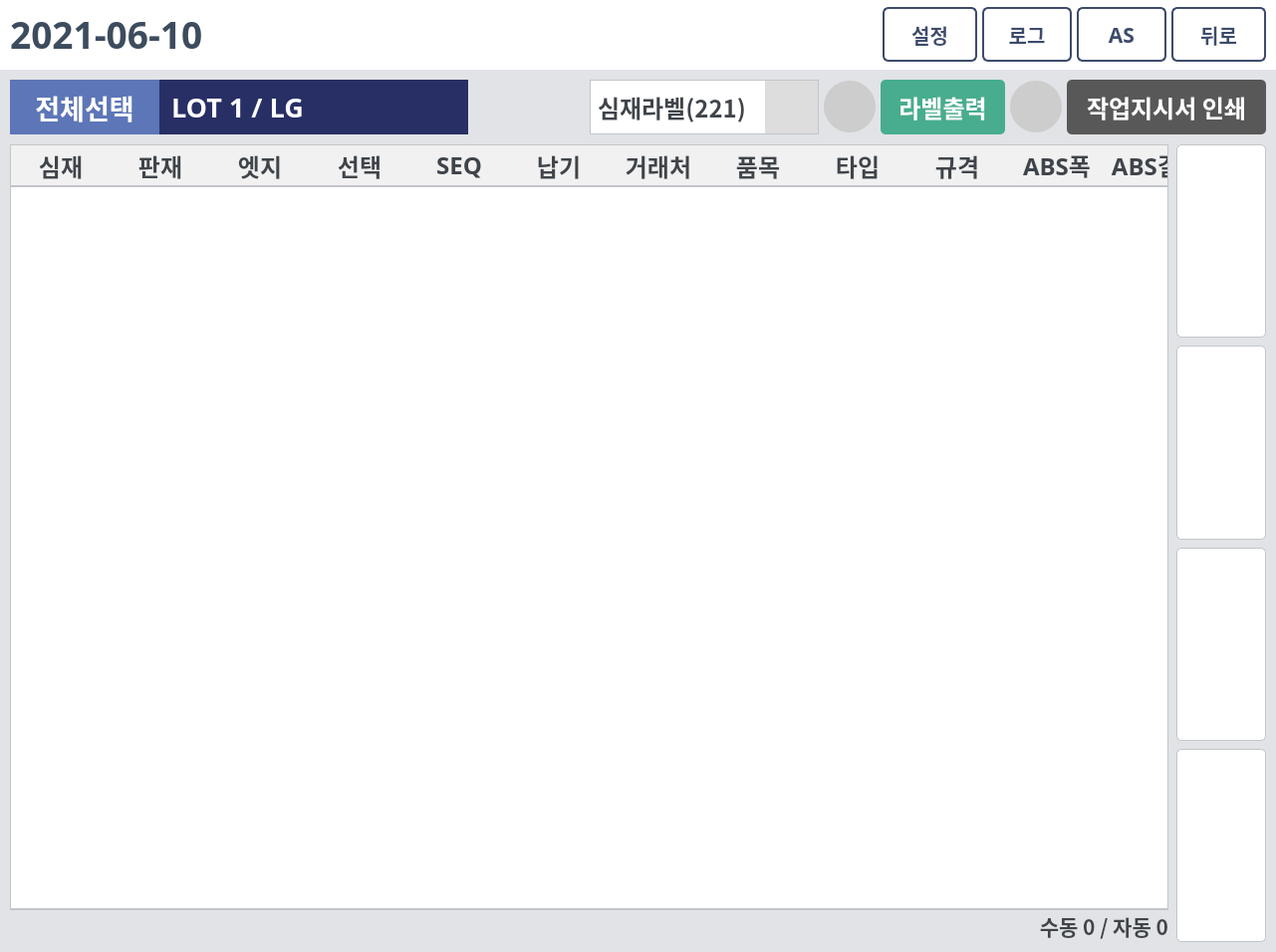
<?xml version="1.0" encoding="UTF-8"?>
<ui version="4.0">
 <class>Dialog</class>
 <widget class="QDialog" name="Dialog">
  <property name="geometry">
   <rect>
    <x>0</x>
    <y>0</y>
    <width>1281</width>
    <height>956</height>
   </rect>
  </property>
  <property name="minimumSize">
   <size>
    <width>1281</width>
    <height>956</height>
   </size>
  </property>
  <property name="font">
   <font>
    <family>맑은 고딕</family>
    <weight>75</weight>
    <bold>true</bold>
   </font>
  </property>
  <property name="windowTitle">
   <string>DAESUNG MES</string>
  </property>
  <property name="styleSheet">
   <string notr="true">QDialog{
background-color: #E1E3E6;
}
QPushButton#top, #prev, #next, #bottom {
border-radius: 5px;
background-color: white;
border: 1px solid #c2c6c9;
}
QPushButton#top:pressed, #prev:pressed, #next:pressed, #bottom:pressed{
background-color: #F0F0F0;
}
QPushButton #select_all:pressed {
background-color: #415AA0;
}
QPushButton#print_status, #DB_btn{
border-radius: 26px;
background:#CDCDCD;
}
QTableWidget{
border: 1px solid #c2c6c9;
border-bottom: 2px solid #c2c6c9;
gridline-color: #dddddd;
color:#6e7075;
selection-background-color: #E3F1ED;
selection-color: #313d39;
outline: 0;
}
QHeaderView::section {
background:#f1f1f1;
border-width: 0px 0px 2px 0px;
border-style: solid;
border-color: #c2c6c9;
color:#3f444a;
}
QComboBox {
color: #3f444a;
border:1px solid #c2c6c9;
padding-left: 7px;
}
QComboBox::drop-down {
subcontrol-origin: padding;
subcontrol-position: top right;
width: 53px;
background-position: center;
background-repeat: no-reperat;
background-color: #dddddd;
}
QScrollBar:vertical { 
width: 55px; 
}</string>
  </property>
  <layout class="QVBoxLayout" name="verticalLayout">
   <property name="spacing">
    <number>0</number>
   </property>
   <property name="leftMargin">
    <number>0</number>
   </property>
   <property name="topMargin">
    <number>0</number>
   </property>
   <property name="rightMargin">
    <number>0</number>
   </property>
   <property name="bottomMargin">
    <number>0</number>
   </property>
   <item>
    <widget class="QFrame" name="top_frame">
     <property name="minimumSize">
      <size>
       <width>0</width>
       <height>70</height>
      </size>
     </property>
     <property name="maximumSize">
      <size>
       <width>16777215</width>
       <height>70</height>
      </size>
     </property>
     <property name="styleSheet">
      <string notr="true">background-color:white;</string>
     </property>
     <property name="frameShape">
      <enum>QFrame::NoFrame</enum>
     </property>
     <property name="frameShadow">
      <enum>QFrame::Raised</enum>
     </property>
     <layout class="QHBoxLayout" name="horizontalLayout">
      <property name="spacing">
       <number>0</number>
      </property>
      <property name="leftMargin">
       <number>0</number>
      </property>
      <property name="topMargin">
       <number>0</number>
      </property>
      <property name="rightMargin">
       <number>0</number>
      </property>
      <property name="bottomMargin">
       <number>0</number>
      </property>
      <item alignment="Qt::AlignRight">
       <widget class="QFrame" name="top_date_frame">
        <property name="maximumSize">
         <size>
          <width>1036</width>
          <height>16777215</height>
         </size>
        </property>
        <property name="layoutDirection">
         <enum>Qt::RightToLeft</enum>
        </property>
        <property name="frameShape">
         <enum>QFrame::NoFrame</enum>
        </property>
        <property name="frameShadow">
         <enum>QFrame::Raised</enum>
        </property>
        <layout class="QVBoxLayout" name="verticalLayout_3">
         <property name="spacing">
          <number>0</number>
         </property>
         <property name="leftMargin">
          <number>10</number>
         </property>
         <property name="topMargin">
          <number>0</number>
         </property>
         <property name="rightMargin">
          <number>0</number>
         </property>
         <property name="bottomMargin">
          <number>0</number>
         </property>
         <item>
          <widget class="QPushButton" name="date_btn">
           <property name="maximumSize">
            <size>
             <width>260</width>
             <height>16777215</height>
            </size>
           </property>
           <property name="font">
            <font>
             <family>맑은 고딕</family>
             <pointsize>28</pointsize>
             <weight>75</weight>
             <italic>false</italic>
             <bold>true</bold>
            </font>
           </property>
           <property name="cursor">
            <cursorShape>ForbiddenCursor</cursorShape>
           </property>
           <property name="layoutDirection">
            <enum>Qt::RightToLeft</enum>
           </property>
           <property name="styleSheet">
            <string notr="true">color: #3D4C5D;
border:none;
background:none;</string>
           </property>
           <property name="text">
            <string>2021-06-10 </string>
           </property>
           <property name="icon">
            <iconset>
             <normaloff>../img/calendar_blue.png</normaloff>../img/calendar_blue.png</iconset>
           </property>
           <property name="iconSize">
            <size>
             <width>33</width>
             <height>33</height>
            </size>
           </property>
          </widget>
         </item>
        </layout>
       </widget>
      </item>
      <item>
       <widget class="QFrame" name="top_title_frame">
        <property name="frameShape">
         <enum>QFrame::NoFrame</enum>
        </property>
        <property name="frameShadow">
         <enum>QFrame::Raised</enum>
        </property>
        <layout class="QVBoxLayout" name="verticalLayout_2">
         <property name="spacing">
          <number>0</number>
         </property>
         <property name="leftMargin">
          <number>0</number>
         </property>
         <property name="topMargin">
          <number>0</number>
         </property>
         <property name="rightMargin">
          <number>0</number>
         </property>
         <property name="bottomMargin">
          <number>0</number>
         </property>
         <item alignment="Qt::AlignHCenter">
          <widget class="QLabel" name="title_label">
           <property name="enabled">
            <bool>true</bool>
           </property>
           <property name="minimumSize">
            <size>
             <width>340</width>
             <height>38</height>
            </size>
           </property>
           <property name="maximumSize">
            <size>
             <width>340</width>
             <height>38</height>
            </size>
           </property>
           <property name="styleSheet">
            <string notr="true">border:none;</string>
           </property>
           <property name="text">
            <string/>
           </property>
           <property name="pixmap">
            <pixmap>../img/title.png</pixmap>
           </property>
           <property name="scaledContents">
            <bool>true</bool>
           </property>
          </widget>
         </item>
        </layout>
       </widget>
      </item>
      <item alignment="Qt::AlignRight">
       <widget class="QFrame" name="top_btns_frame">
        <property name="maximumSize">
         <size>
          <width>400</width>
          <height>70</height>
         </size>
        </property>
        <property name="styleSheet">
         <string notr="true">QPushButton#as_btn, #log_btn, #set_btn, #back_btn{
border: 2px solid #3D4B6C; 
color: #3D4B6C; 
border-radius: 6px;
}
QPushButton#as_btn:pressed, #log_btn:pressed, #set_btn:pressed, #back_btn:pressed{
background: #f2f2f2;
}</string>
        </property>
        <property name="frameShape">
         <enum>QFrame::NoFrame</enum>
        </property>
        <property name="frameShadow">
         <enum>QFrame::Raised</enum>
        </property>
        <layout class="QHBoxLayout" name="horizontalLayout_2">
         <property name="spacing">
          <number>5</number>
         </property>
         <property name="leftMargin">
          <number>0</number>
         </property>
         <property name="topMargin">
          <number>0</number>
         </property>
         <property name="rightMargin">
          <number>10</number>
         </property>
         <property name="bottomMargin">
          <number>0</number>
         </property>
         <item>
          <widget class="QPushButton" name="set_btn">
           <property name="minimumSize">
            <size>
             <width>95</width>
             <height>55</height>
            </size>
           </property>
           <property name="maximumSize">
            <size>
             <width>95</width>
             <height>55</height>
            </size>
           </property>
           <property name="font">
            <font>
             <family>맑은 고딕</family>
             <pointsize>15</pointsize>
             <weight>75</weight>
             <italic>false</italic>
             <bold>true</bold>
            </font>
           </property>
           <property name="cursor">
            <cursorShape>PointingHandCursor</cursorShape>
           </property>
           <property name="toolTip">
            <string>설정</string>
           </property>
           <property name="text">
            <string>설정</string>
           </property>
           <property name="icon">
            <iconset>
             <normaloff>../img/setting_blue.png</normaloff>../img/setting_blue.png</iconset>
           </property>
           <property name="iconSize">
            <size>
             <width>32</width>
             <height>32</height>
            </size>
           </property>
          </widget>
         </item>
         <item>
          <widget class="QPushButton" name="log_btn">
           <property name="minimumSize">
            <size>
             <width>90</width>
             <height>55</height>
            </size>
           </property>
           <property name="maximumSize">
            <size>
             <width>90</width>
             <height>55</height>
            </size>
           </property>
           <property name="font">
            <font>
             <family>맑은 고딕</family>
             <pointsize>15</pointsize>
             <weight>75</weight>
             <italic>false</italic>
             <bold>true</bold>
            </font>
           </property>
           <property name="cursor">
            <cursorShape>PointingHandCursor</cursorShape>
           </property>
           <property name="toolTip">
            <string>로그</string>
           </property>
           <property name="text">
            <string>로그</string>
           </property>
           <property name="icon">
            <iconset>
             <normaloff>../img/log_blue.png</normaloff>../img/log_blue.png</iconset>
           </property>
           <property name="iconSize">
            <size>
             <width>27</width>
             <height>27</height>
            </size>
           </property>
          </widget>
         </item>
         <item>
          <widget class="QPushButton" name="as_btn">
           <property name="minimumSize">
            <size>
             <width>90</width>
             <height>55</height>
            </size>
           </property>
           <property name="maximumSize">
            <size>
             <width>90</width>
             <height>55</height>
            </size>
           </property>
           <property name="font">
            <font>
             <family>맑은 고딕</family>
             <pointsize>16</pointsize>
             <weight>75</weight>
             <italic>false</italic>
             <bold>true</bold>
            </font>
           </property>
           <property name="cursor">
            <cursorShape>PointingHandCursor</cursorShape>
           </property>
           <property name="toolTip">
            <string>원격접속</string>
           </property>
           <property name="text">
            <string>AS</string>
           </property>
           <property name="icon">
            <iconset>
             <normaloff>../img/remote_blue.png</normaloff>../img/remote_blue.png</iconset>
           </property>
           <property name="iconSize">
            <size>
             <width>30</width>
             <height>30</height>
            </size>
           </property>
          </widget>
         </item>
         <item>
          <widget class="QPushButton" name="back_btn">
           <property name="minimumSize">
            <size>
             <width>95</width>
             <height>55</height>
            </size>
           </property>
           <property name="maximumSize">
            <size>
             <width>95</width>
             <height>55</height>
            </size>
           </property>
           <property name="font">
            <font>
             <family>맑은 고딕</family>
             <pointsize>15</pointsize>
             <weight>75</weight>
             <italic>false</italic>
             <bold>true</bold>
            </font>
           </property>
           <property name="cursor">
            <cursorShape>PointingHandCursor</cursorShape>
           </property>
           <property name="toolTip">
            <string>닫기</string>
           </property>
           <property name="text">
            <string>뒤로</string>
           </property>
           <property name="icon">
            <iconset>
             <normaloff>../img/back_blue.png</normaloff>../img/back_blue.png</iconset>
           </property>
           <property name="iconSize">
            <size>
             <width>36</width>
             <height>36</height>
            </size>
           </property>
          </widget>
         </item>
        </layout>
       </widget>
      </item>
     </layout>
    </widget>
   </item>
   <item>
    <widget class="QFrame" name="middle_frame">
     <property name="minimumSize">
      <size>
       <width>0</width>
       <height>75</height>
      </size>
     </property>
     <property name="maximumSize">
      <size>
       <width>16777215</width>
       <height>75</height>
      </size>
     </property>
     <property name="frameShape">
      <enum>QFrame::NoFrame</enum>
     </property>
     <property name="frameShadow">
      <enum>QFrame::Raised</enum>
     </property>
     <layout class="QHBoxLayout" name="horizontalLayout_4">
      <property name="spacing">
       <number>5</number>
      </property>
      <property name="leftMargin">
       <number>10</number>
      </property>
      <property name="topMargin">
       <number>0</number>
      </property>
      <property name="rightMargin">
       <number>10</number>
      </property>
      <property name="bottomMargin">
       <number>0</number>
      </property>
      <item alignment="Qt::AlignLeft">
       <widget class="QFrame" name="mid_left_frame">
        <property name="frameShape">
         <enum>QFrame::NoFrame</enum>
        </property>
        <property name="frameShadow">
         <enum>QFrame::Raised</enum>
        </property>
        <layout class="QHBoxLayout" name="horizontalLayout_5">
         <property name="spacing">
          <number>0</number>
         </property>
         <property name="leftMargin">
          <number>0</number>
         </property>
         <property name="topMargin">
          <number>0</number>
         </property>
         <property name="rightMargin">
          <number>0</number>
         </property>
         <property name="bottomMargin">
          <number>0</number>
         </property>
         <item>
          <widget class="QPushButton" name="select_all">
           <property name="sizePolicy">
            <sizepolicy hsizetype="Preferred" vsizetype="Preferred">
             <horstretch>0</horstretch>
             <verstretch>0</verstretch>
            </sizepolicy>
           </property>
           <property name="minimumSize">
            <size>
             <width>150</width>
             <height>55</height>
            </size>
           </property>
           <property name="maximumSize">
            <size>
             <width>150</width>
             <height>55</height>
            </size>
           </property>
           <property name="font">
            <font>
             <family>맑은 고딕</family>
             <pointsize>20</pointsize>
             <weight>75</weight>
             <italic>false</italic>
             <bold>true</bold>
             <kerning>true</kerning>
            </font>
           </property>
           <property name="cursor">
            <cursorShape>PointingHandCursor</cursorShape>
           </property>
           <property name="toolTip">
            <string>전체선택</string>
           </property>
           <property name="styleSheet">
            <string notr="true">QPushButton#select_all {
border:none; 
background:#5D76B8; 
color:white;
}
QPushButton#select_all:pressed {
background-color: #506cb4;
}</string>
           </property>
           <property name="text">
            <string>전체선택</string>
           </property>
           <property name="iconSize">
            <size>
             <width>34</width>
             <height>34</height>
            </size>
           </property>
          </widget>
         </item>
         <item>
          <widget class="QLabel" name="lot_title">
           <property name="minimumSize">
            <size>
             <width>310</width>
             <height>55</height>
            </size>
           </property>
           <property name="maximumSize">
            <size>
             <width>310</width>
             <height>55</height>
            </size>
           </property>
           <property name="font">
            <font>
             <family>맑은 고딕</family>
             <pointsize>20</pointsize>
             <weight>75</weight>
             <italic>false</italic>
             <bold>true</bold>
            </font>
           </property>
           <property name="styleSheet">
            <string notr="true">color: #ffffff;
background-color: #282f65;
border:none;
padding-left: 4px;</string>
           </property>
           <property name="text">
            <string>LOT 1 / LG</string>
           </property>
           <property name="alignment">
            <set>Qt::AlignLeading|Qt::AlignLeft|Qt::AlignVCenter</set>
           </property>
          </widget>
         </item>
        </layout>
       </widget>
      </item>
      <item alignment="Qt::AlignRight">
       <widget class="QFrame" name="mid_right_frame">
        <property name="styleSheet">
         <string notr="true"/>
        </property>
        <property name="frameShape">
         <enum>QFrame::NoFrame</enum>
        </property>
        <property name="frameShadow">
         <enum>QFrame::Raised</enum>
        </property>
        <layout class="QHBoxLayout" name="horizontalLayout_9">
         <property name="spacing">
          <number>5</number>
         </property>
         <property name="leftMargin">
          <number>0</number>
         </property>
         <property name="topMargin">
          <number>0</number>
         </property>
         <property name="rightMargin">
          <number>0</number>
         </property>
         <property name="bottomMargin">
          <number>0</number>
         </property>
         <item>
          <widget class="QFrame" name="print_frame">
           <property name="frameShape">
            <enum>QFrame::NoFrame</enum>
           </property>
           <property name="frameShadow">
            <enum>QFrame::Raised</enum>
           </property>
           <layout class="QHBoxLayout" name="horizontalLayout_10">
            <property name="spacing">
             <number>5</number>
            </property>
            <property name="leftMargin">
             <number>0</number>
            </property>
            <property name="topMargin">
             <number>0</number>
            </property>
            <property name="rightMargin">
             <number>0</number>
            </property>
            <property name="bottomMargin">
             <number>0</number>
            </property>
            <item>
             <widget class="QComboBox" name="label_combo">
              <property name="sizePolicy">
               <sizepolicy hsizetype="Preferred" vsizetype="Preferred">
                <horstretch>0</horstretch>
                <verstretch>0</verstretch>
               </sizepolicy>
              </property>
              <property name="minimumSize">
               <size>
                <width>230</width>
                <height>0</height>
               </size>
              </property>
              <property name="maximumSize">
               <size>
                <width>230</width>
                <height>55</height>
               </size>
              </property>
              <property name="font">
               <font>
                <family>맑은 고딕</family>
                <pointsize>18</pointsize>
                <weight>75</weight>
                <bold>true</bold>
               </font>
              </property>
              <property name="cursor">
               <cursorShape>PointingHandCursor</cursorShape>
              </property>
              <property name="focusPolicy">
               <enum>Qt::StrongFocus</enum>
              </property>
              <property name="editable">
               <bool>false</bool>
              </property>
              <item>
               <property name="text">
                <string>심재라벨(221)</string>
               </property>
              </item>
              <item>
               <property name="text">
                <string>판재라벨(222)</string>
               </property>
              </item>
              <item>
               <property name="text">
                <string>엣지라벨(221)</string>
               </property>
              </item>
             </widget>
            </item>
            <item>
             <widget class="QPushButton" name="print_status">
              <property name="minimumSize">
               <size>
                <width>52</width>
                <height>52</height>
               </size>
              </property>
              <property name="maximumSize">
               <size>
                <width>52</width>
                <height>52</height>
               </size>
              </property>
              <property name="font">
               <font>
                <family>맑은 고딕</family>
                <pointsize>16</pointsize>
                <weight>75</weight>
                <bold>true</bold>
               </font>
              </property>
              <property name="toolTip">
               <string>프린터 상태</string>
              </property>
              <property name="styleSheet">
               <string notr="true"/>
              </property>
              <property name="text">
               <string/>
              </property>
              <property name="icon">
               <iconset>
                <normaloff>../img/print.png</normaloff>../img/print.png</iconset>
              </property>
              <property name="iconSize">
               <size>
                <width>25</width>
                <height>25</height>
               </size>
              </property>
             </widget>
            </item>
            <item>
             <widget class="QPushButton" name="print_btn">
              <property name="sizePolicy">
               <sizepolicy hsizetype="Preferred" vsizetype="Preferred">
                <horstretch>0</horstretch>
                <verstretch>0</verstretch>
               </sizepolicy>
              </property>
              <property name="minimumSize">
               <size>
                <width>125</width>
                <height>55</height>
               </size>
              </property>
              <property name="maximumSize">
               <size>
                <width>125</width>
                <height>55</height>
               </size>
              </property>
              <property name="font">
               <font>
                <family>맑은 고딕</family>
                <pointsize>18</pointsize>
                <weight>75</weight>
                <italic>false</italic>
                <bold>true</bold>
               </font>
              </property>
              <property name="cursor">
               <cursorShape>PointingHandCursor</cursorShape>
              </property>
              <property name="toolTip">
               <string>라벨출력</string>
              </property>
              <property name="styleSheet">
               <string notr="true">QPushButton#print_btn {
border:none; 
background:#47AD8E; 
color:white;
border-radius: 5px
}
QPushButton#print_btn:pressed {
background-color: #3fa082;
}</string>
              </property>
              <property name="text">
               <string>라벨출력</string>
              </property>
              <property name="iconSize">
               <size>
                <width>34</width>
                <height>34</height>
               </size>
              </property>
             </widget>
            </item>
           </layout>
          </widget>
         </item>
         <item>
          <widget class="QPushButton" name="DB_btn">
           <property name="sizePolicy">
            <sizepolicy hsizetype="Preferred" vsizetype="Preferred">
             <horstretch>0</horstretch>
             <verstretch>0</verstretch>
            </sizepolicy>
           </property>
           <property name="minimumSize">
            <size>
             <width>52</width>
             <height>52</height>
            </size>
           </property>
           <property name="maximumSize">
            <size>
             <width>52</width>
             <height>52</height>
            </size>
           </property>
           <property name="font">
            <font>
             <family>맑은 고딕</family>
             <pointsize>18</pointsize>
             <weight>75</weight>
             <bold>true</bold>
            </font>
           </property>
           <property name="cursor">
            <cursorShape>PointingHandCursor</cursorShape>
           </property>
           <property name="styleSheet">
            <string notr="true">QPushButton#DB_btn{
border-radius: 26px;
background:#CDCDCD;
}</string>
           </property>
           <property name="text">
            <string/>
           </property>
           <property name="icon">
            <iconset>
             <normaloff>../img/bell.png</normaloff>../img/bell.png</iconset>
           </property>
           <property name="iconSize">
            <size>
             <width>32</width>
             <height>32</height>
            </size>
           </property>
          </widget>
         </item>
         <item>
          <widget class="QPushButton" name="jackup_btn">
           <property name="sizePolicy">
            <sizepolicy hsizetype="Preferred" vsizetype="Preferred">
             <horstretch>0</horstretch>
             <verstretch>0</verstretch>
            </sizepolicy>
           </property>
           <property name="minimumSize">
            <size>
             <width>200</width>
             <height>55</height>
            </size>
           </property>
           <property name="maximumSize">
            <size>
             <width>200</width>
             <height>55</height>
            </size>
           </property>
           <property name="font">
            <font>
             <family>맑은 고딕</family>
             <pointsize>18</pointsize>
             <weight>75</weight>
             <italic>false</italic>
             <bold>true</bold>
            </font>
           </property>
           <property name="cursor">
            <cursorShape>PointingHandCursor</cursorShape>
           </property>
           <property name="toolTip">
            <string>작업지시서 인쇄</string>
           </property>
           <property name="styleSheet">
            <string notr="true">QPushButton#jackup_btn{
color: #ffffff;
background:#585858;
border-radius:5px;
}
QPushButton#jackup_btn:pressed {
 background-color: #4d4d4d;
}</string>
           </property>
           <property name="text">
            <string>작업지시서 인쇄</string>
           </property>
           <property name="iconSize">
            <size>
             <width>34</width>
             <height>34</height>
            </size>
           </property>
          </widget>
         </item>
        </layout>
       </widget>
      </item>
     </layout>
    </widget>
   </item>
   <item>
    <widget class="QFrame" name="main_frame">
     <property name="frameShape">
      <enum>QFrame::NoFrame</enum>
     </property>
     <property name="frameShadow">
      <enum>QFrame::Raised</enum>
     </property>
     <layout class="QHBoxLayout" name="horizontalLayout_3">
      <property name="spacing">
       <number>8</number>
      </property>
      <property name="leftMargin">
       <number>10</number>
      </property>
      <property name="topMargin">
       <number>0</number>
      </property>
      <property name="rightMargin">
       <number>10</number>
      </property>
      <property name="bottomMargin">
       <number>10</number>
      </property>
      <item>
       <widget class="QFrame" name="frame_3">
        <property name="frameShape">
         <enum>QFrame::NoFrame</enum>
        </property>
        <property name="frameShadow">
         <enum>QFrame::Raised</enum>
        </property>
        <layout class="QVBoxLayout" name="verticalLayout_5">
         <property name="spacing">
          <number>0</number>
         </property>
         <property name="leftMargin">
          <number>0</number>
         </property>
         <property name="topMargin">
          <number>0</number>
         </property>
         <property name="rightMargin">
          <number>0</number>
         </property>
         <property name="bottomMargin">
          <number>0</number>
         </property>
         <item>
          <widget class="QTableWidget" name="tableWidget">
           <property name="maximumSize">
            <size>
             <width>16777215</width>
             <height>16777215</height>
            </size>
           </property>
           <property name="font">
            <font>
             <family>맑은 고딕</family>
             <pointsize>19</pointsize>
             <weight>75</weight>
             <bold>true</bold>
            </font>
           </property>
           <property name="layoutDirection">
            <enum>Qt::LeftToRight</enum>
           </property>
           <property name="autoFillBackground">
            <bool>false</bool>
           </property>
           <property name="styleSheet">
            <string notr="true"/>
           </property>
           <property name="frameShape">
            <enum>QFrame::StyledPanel</enum>
           </property>
           <property name="verticalScrollBarPolicy">
            <enum>Qt::ScrollBarAsNeeded</enum>
           </property>
           <property name="horizontalScrollBarPolicy">
            <enum>Qt::ScrollBarAlwaysOff</enum>
           </property>
           <property name="sizeAdjustPolicy">
            <enum>QAbstractScrollArea::AdjustIgnored</enum>
           </property>
           <property name="autoScroll">
            <bool>true</bool>
           </property>
           <property name="autoScrollMargin">
            <number>26</number>
           </property>
           <property name="editTriggers">
            <set>QAbstractItemView::NoEditTriggers</set>
           </property>
           <property name="selectionMode">
            <enum>QAbstractItemView::SingleSelection</enum>
           </property>
           <property name="selectionBehavior">
            <enum>QAbstractItemView::SelectRows</enum>
           </property>
           <property name="verticalScrollMode">
            <enum>QAbstractItemView::ScrollPerItem</enum>
           </property>
           <property name="showGrid">
            <bool>true</bool>
           </property>
           <property name="sortingEnabled">
            <bool>false</bool>
           </property>
           <property name="rowCount">
            <number>0</number>
           </property>
           <property name="columnCount">
            <number>15</number>
           </property>
           <attribute name="horizontalHeaderVisible">
            <bool>true</bool>
           </attribute>
           <attribute name="horizontalHeaderCascadingSectionResizes">
            <bool>false</bool>
           </attribute>
           <attribute name="horizontalHeaderMinimumSectionSize">
            <number>0</number>
           </attribute>
           <attribute name="horizontalHeaderDefaultSectionSize">
            <number>100</number>
           </attribute>
           <attribute name="horizontalHeaderHighlightSections">
            <bool>true</bool>
           </attribute>
           <attribute name="horizontalHeaderShowSortIndicator" stdset="0">
            <bool>false</bool>
           </attribute>
           <attribute name="horizontalHeaderStretchLastSection">
            <bool>true</bool>
           </attribute>
           <attribute name="verticalHeaderVisible">
            <bool>false</bool>
           </attribute>
           <attribute name="verticalHeaderCascadingSectionResizes">
            <bool>false</bool>
           </attribute>
           <attribute name="verticalHeaderMinimumSectionSize">
            <number>0</number>
           </attribute>
           <attribute name="verticalHeaderDefaultSectionSize">
            <number>0</number>
           </attribute>
           <attribute name="verticalHeaderShowSortIndicator" stdset="0">
            <bool>false</bool>
           </attribute>
           <attribute name="verticalHeaderStretchLastSection">
            <bool>false</bool>
           </attribute>
           <column>
            <property name="text">
             <string>심재</string>
            </property>
            <property name="font">
             <font>
              <family>맑은 고딕</family>
              <pointsize>18</pointsize>
              <weight>75</weight>
              <bold>true</bold>
             </font>
            </property>
           </column>
           <column>
            <property name="text">
             <string>판재</string>
            </property>
            <property name="font">
             <font>
              <family>맑은 고딕</family>
              <pointsize>18</pointsize>
              <weight>75</weight>
              <bold>true</bold>
             </font>
            </property>
           </column>
           <column>
            <property name="text">
             <string>엣지</string>
            </property>
            <property name="font">
             <font>
              <family>맑은 고딕</family>
              <pointsize>18</pointsize>
              <weight>75</weight>
              <bold>true</bold>
             </font>
            </property>
           </column>
           <column>
            <property name="text">
             <string>선택</string>
            </property>
            <property name="font">
             <font>
              <family>맑은 고딕</family>
              <pointsize>18</pointsize>
              <weight>75</weight>
              <bold>true</bold>
             </font>
            </property>
           </column>
           <column>
            <property name="text">
             <string>SEQ</string>
            </property>
            <property name="font">
             <font>
              <family>맑은 고딕</family>
              <pointsize>18</pointsize>
              <weight>75</weight>
              <bold>true</bold>
             </font>
            </property>
           </column>
           <column>
            <property name="text">
             <string>납기</string>
            </property>
            <property name="font">
             <font>
              <family>맑은 고딕</family>
              <pointsize>18</pointsize>
              <weight>75</weight>
              <bold>true</bold>
             </font>
            </property>
           </column>
           <column>
            <property name="text">
             <string>거래처</string>
            </property>
            <property name="font">
             <font>
              <family>맑은 고딕</family>
              <pointsize>18</pointsize>
              <weight>75</weight>
              <bold>true</bold>
             </font>
            </property>
           </column>
           <column>
            <property name="text">
             <string>품목</string>
            </property>
            <property name="font">
             <font>
              <family>맑은 고딕</family>
              <pointsize>18</pointsize>
              <weight>75</weight>
              <bold>true</bold>
             </font>
            </property>
           </column>
           <column>
            <property name="text">
             <string>타입</string>
            </property>
            <property name="font">
             <font>
              <family>맑은 고딕</family>
              <pointsize>18</pointsize>
              <weight>75</weight>
              <bold>true</bold>
             </font>
            </property>
           </column>
           <column>
            <property name="text">
             <string>규격</string>
            </property>
            <property name="font">
             <font>
              <family>맑은 고딕</family>
              <pointsize>18</pointsize>
              <weight>75</weight>
              <bold>true</bold>
             </font>
            </property>
           </column>
           <column>
            <property name="text">
             <string>ABS폭</string>
            </property>
            <property name="font">
             <font>
              <family>맑은 고딕</family>
              <pointsize>18</pointsize>
              <weight>75</weight>
              <bold>true</bold>
             </font>
            </property>
           </column>
           <column>
            <property name="text">
             <string>ABS길이</string>
            </property>
            <property name="font">
             <font>
              <family>맑은 고딕</family>
              <pointsize>18</pointsize>
              <weight>75</weight>
              <bold>true</bold>
             </font>
            </property>
           </column>
           <column>
            <property name="text">
             <string>수량</string>
            </property>
            <property name="font">
             <font>
              <family>맑은 고딕</family>
              <pointsize>18</pointsize>
              <weight>75</weight>
              <bold>true</bold>
             </font>
            </property>
           </column>
           <column>
            <property name="text">
             <string>발행</string>
            </property>
            <property name="font">
             <font>
              <family>맑은 고딕</family>
              <pointsize>18</pointsize>
              <weight>75</weight>
              <bold>true</bold>
             </font>
            </property>
           </column>
           <column>
            <property name="text">
             <string>BAR_CODE</string>
            </property>
            <property name="font">
             <font>
              <family>맑은 고딕</family>
              <pointsize>18</pointsize>
              <weight>75</weight>
              <bold>true</bold>
             </font>
            </property>
           </column>
          </widget>
         </item>
         <item>
          <widget class="QFrame" name="qty_frame">
           <property name="frameShape">
            <enum>QFrame::NoFrame</enum>
           </property>
           <property name="frameShadow">
            <enum>QFrame::Raised</enum>
           </property>
           <layout class="QVBoxLayout" name="verticalLayout_6">
            <property name="spacing">
             <number>0</number>
            </property>
            <property name="leftMargin">
             <number>0</number>
            </property>
            <property name="topMargin">
             <number>0</number>
            </property>
            <property name="rightMargin">
             <number>0</number>
            </property>
            <property name="bottomMargin">
             <number>0</number>
            </property>
            <item alignment="Qt::AlignBottom">
             <widget class="QLabel" name="qty_label">
              <property name="font">
               <font>
                <family>맑은 고딕</family>
                <pointsize>16</pointsize>
                <weight>75</weight>
                <italic>false</italic>
                <bold>true</bold>
               </font>
              </property>
              <property name="styleSheet">
               <string notr="true">background: none;
color: #3f444a;
border: none;</string>
              </property>
              <property name="text">
               <string>수동 0 / 자동 0</string>
              </property>
              <property name="alignment">
               <set>Qt::AlignBottom|Qt::AlignRight|Qt::AlignTrailing</set>
              </property>
             </widget>
            </item>
           </layout>
          </widget>
         </item>
        </layout>
       </widget>
      </item>
      <item>
       <widget class="QFrame" name="arrow_frame">
        <property name="minimumSize">
         <size>
          <width>90</width>
          <height>0</height>
         </size>
        </property>
        <property name="maximumSize">
         <size>
          <width>90</width>
          <height>16777215</height>
         </size>
        </property>
        <property name="frameShape">
         <enum>QFrame::NoFrame</enum>
        </property>
        <property name="frameShadow">
         <enum>QFrame::Raised</enum>
        </property>
        <layout class="QVBoxLayout" name="verticalLayout_4">
         <property name="spacing">
          <number>8</number>
         </property>
         <property name="leftMargin">
          <number>0</number>
         </property>
         <property name="topMargin">
          <number>0</number>
         </property>
         <property name="rightMargin">
          <number>0</number>
         </property>
         <property name="bottomMargin">
          <number>0</number>
         </property>
         <item>
          <widget class="QPushButton" name="top">
           <property name="sizePolicy">
            <sizepolicy hsizetype="Expanding" vsizetype="Expanding">
             <horstretch>0</horstretch>
             <verstretch>0</verstretch>
            </sizepolicy>
           </property>
           <property name="font">
            <font>
             <family>맑은 고딕</family>
             <weight>75</weight>
             <italic>false</italic>
             <bold>true</bold>
            </font>
           </property>
           <property name="cursor">
            <cursorShape>PointingHandCursor</cursorShape>
           </property>
           <property name="styleSheet">
            <string notr="true"/>
           </property>
           <property name="text">
            <string/>
           </property>
           <property name="icon">
            <iconset>
             <normaloff>../img/top_blue.png</normaloff>../img/top_blue.png</iconset>
           </property>
           <property name="iconSize">
            <size>
             <width>45</width>
             <height>45</height>
            </size>
           </property>
          </widget>
         </item>
         <item>
          <widget class="QPushButton" name="prev">
           <property name="sizePolicy">
            <sizepolicy hsizetype="Expanding" vsizetype="Expanding">
             <horstretch>0</horstretch>
             <verstretch>0</verstretch>
            </sizepolicy>
           </property>
           <property name="font">
            <font>
             <family>맑은 고딕</family>
             <pointsize>9</pointsize>
             <weight>50</weight>
             <italic>false</italic>
             <bold>false</bold>
            </font>
           </property>
           <property name="cursor">
            <cursorShape>PointingHandCursor</cursorShape>
           </property>
           <property name="styleSheet">
            <string notr="true"/>
           </property>
           <property name="text">
            <string/>
           </property>
           <property name="icon">
            <iconset>
             <normaloff>../img/prev_blue.png</normaloff>../img/prev_blue.png</iconset>
           </property>
           <property name="iconSize">
            <size>
             <width>42</width>
             <height>42</height>
            </size>
           </property>
          </widget>
         </item>
         <item>
          <widget class="QPushButton" name="next">
           <property name="sizePolicy">
            <sizepolicy hsizetype="Expanding" vsizetype="Expanding">
             <horstretch>0</horstretch>
             <verstretch>0</verstretch>
            </sizepolicy>
           </property>
           <property name="font">
            <font>
             <family>맑은 고딕</family>
             <weight>75</weight>
             <italic>false</italic>
             <bold>true</bold>
            </font>
           </property>
           <property name="cursor">
            <cursorShape>PointingHandCursor</cursorShape>
           </property>
           <property name="styleSheet">
            <string notr="true"/>
           </property>
           <property name="text">
            <string/>
           </property>
           <property name="icon">
            <iconset>
             <normaloff>../img/next_blue.png</normaloff>../img/next_blue.png</iconset>
           </property>
           <property name="iconSize">
            <size>
             <width>42</width>
             <height>42</height>
            </size>
           </property>
          </widget>
         </item>
         <item>
          <widget class="QPushButton" name="bottom">
           <property name="sizePolicy">
            <sizepolicy hsizetype="Expanding" vsizetype="Expanding">
             <horstretch>0</horstretch>
             <verstretch>0</verstretch>
            </sizepolicy>
           </property>
           <property name="font">
            <font>
             <family>맑은 고딕</family>
             <weight>75</weight>
             <italic>false</italic>
             <bold>true</bold>
            </font>
           </property>
           <property name="cursor">
            <cursorShape>PointingHandCursor</cursorShape>
           </property>
           <property name="styleSheet">
            <string notr="true"/>
           </property>
           <property name="text">
            <string/>
           </property>
           <property name="icon">
            <iconset>
             <normaloff>../img/bottom_blue.png</normaloff>../img/bottom_blue.png</iconset>
           </property>
           <property name="iconSize">
            <size>
             <width>45</width>
             <height>45</height>
            </size>
           </property>
          </widget>
         </item>
        </layout>
       </widget>
      </item>
     </layout>
    </widget>
   </item>
  </layout>
 </widget>
 <resources/>
 <connections/>
</ui>
